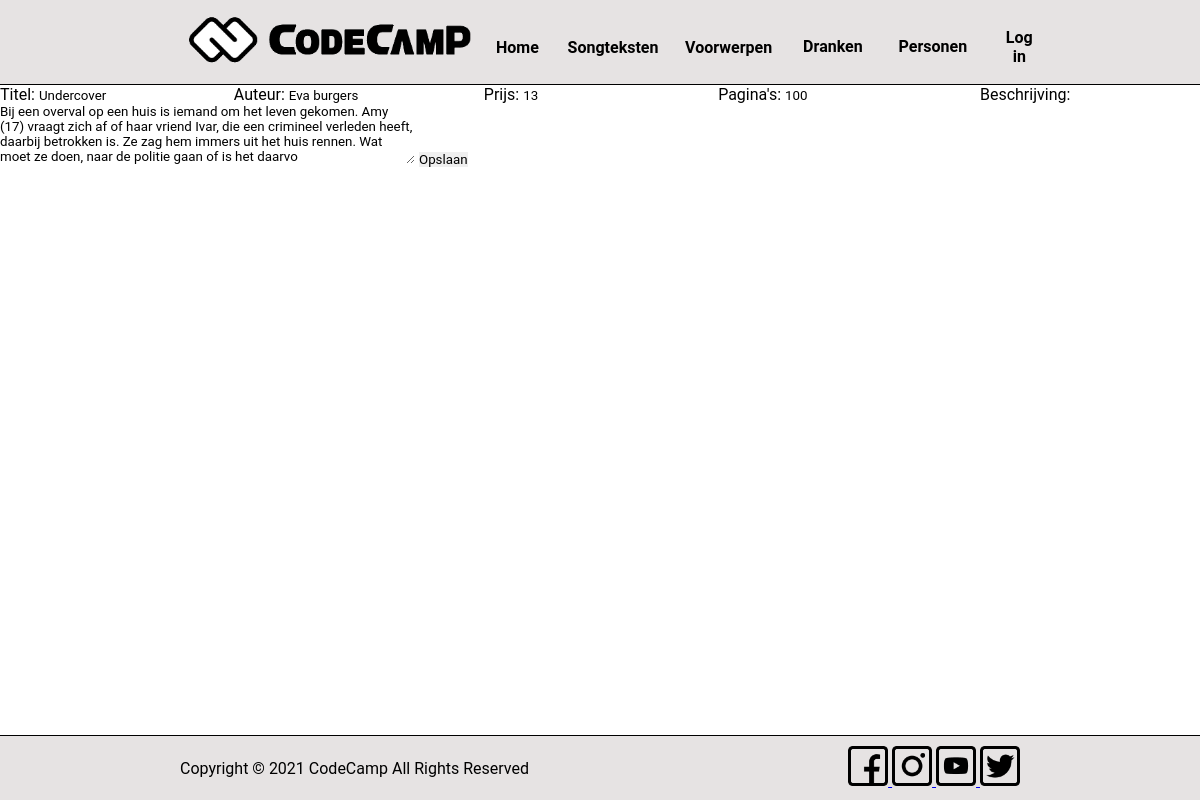
The app's page /resources/admin-pagina/edit.php?id=3 with its own data.
### tables this page shows
CREATE TABLE IF NOT EXISTS boeken (
  id int(11) NOT NULL AUTO_INCREMENT,
  title varchar(255) NOT NULL,
  author varchar(255) NOT NULL,
  price int(11) DEFAULT NULL,
  pages int(11) DEFAULT NULL,
  description varchar(255) NOT NULL,
  PRIMARY KEY (id)
);

### resources/admin-pagina/edit.php (the view)
<?php require_once '../../header.php' ?>
<?php
    require_once '../../backend/conn.php';
    $id = $_GET['id'];
    $query = "SELECT * FROM boeken WHERE id = :id";
    $statement = $conn->prepare($query);
    $statement->execute([":id" => $id]);
    $boek = $statement->fetch(PDO::FETCH_ASSOC);
?>
<form action="">
    <label for="fname">Titel:</label>
    <input type="text" name="title" value="<?php echo $boek['title']; ?>">
    <label for="fname">Auteur:</label>
    <input type="text" name="author" value="<?php echo $boek['author']; ?>">
    <label for="fname">Prijs:</label>
    <input type="number" name="price" value="<?php echo $boek['price']; ?>">
    <label for="fname">Pagina's:</label>
    <input type="number" name="pages" value="<?php echo $boek['pages']; ?>">
    <label for="fname">Beschrijving:</label>
    <textarea rows="4" cols="50" name="description" form="usrform"><?php echo $boek['description']; ?></textarea>
    <input type="submit" value="Opslaan">
</form>
<?php require_once "../../footer.php"; ?>

### CSS/style.css (style rules this page uses)
* { border: 0; box-sizing: border-box; margin: 0; padding: 0; font-family: 'Roboto', sans-serif; }
body { padding-bottom: 100px; }
*:first-letter { text-transform: uppercase; }
html { overflow: hidden; }

### records on screen
boeken: title "Undercover", author "Eva burgers", price "13", pages "100", description "Bij een overval op een huis is iemand om het leven gekomen. Amy (17) vraagt zich af of haar vriend Ivar, die een crimineel verleden heeft, daarbij betrokken is. Ze zag hem immers uit het huis rennen. Wat moet ze doen, naar de politie gaan of is het daarvo"
